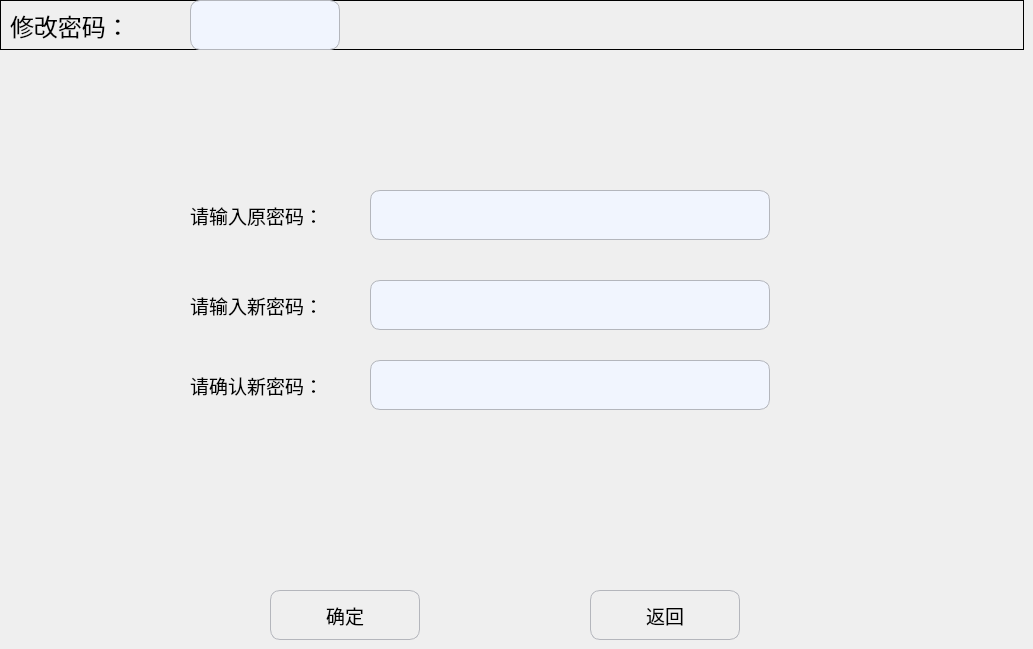
   <widget class="QWidget" name="page_5">
    <widget class="QPushButton" name="Btn_modPasswordBack">
     <property name="geometry">
      <rect>
       <x>590</x>
       <y>590</y>
       <width>150</width>
       <height>50</height>
      </rect>
     </property>
     <property name="minimumSize">
      <size>
       <width>150</width>
       <height>50</height>
      </size>
     </property>
     <property name="maximumSize">
      <size>
       <width>150</width>
       <height>50</height>
      </size>
     </property>
     <property name="font">
      <font>
       <pointsize>14</pointsize>
      </font>
     </property>
     <property name="styleSheet">
      <string notr="true">QPushButton
{
    border-style:solid; /*边框风格*/
    border-width:1px;/*边框宽度*/
    border-color:#B4B6BC; /*边框颜色*/
    border-radius:10px; /*边框倒角*/
}
QPushButton:pressed
{
    border-style:outset; /*边框风格*/
    background-color:qlineargradient(x1: 0, y1: 0, x2: 0, y2: 1, stop:0 #00befa, stop: 1 #0160ea);/*背景色*/
    border-width:1px;/*边框宽度*/
    border-color:#0055ff; /*边框颜色*/
    border-radius:10px; /*边框倒角*/
}</string>
     </property>
     <property name="text">
      <string>返回</string>
     </property>
     <property name="icon">
      <iconset resource="../resource.qrc">
       <normaloff>:/SetPage/setpage_images/back.png</normaloff>:/SetPage/setpage_images/back.png</iconset>
     </property>
     <property name="iconSize">
      <size>
       <width>40</width>
       <height>40</height>
      </size>
     </property>
    </widget>
    <widget class="QPushButton" name="Btn_modPasswordOk">
     <property name="geometry">
      <rect>
       <x>270</x>
       <y>590</y>
       <width>150</width>
       <height>50</height>
      </rect>
     </property>
     <property name="minimumSize">
      <size>
       <width>150</width>
       <height>50</height>
      </size>
     </property>
     <property name="maximumSize">
      <size>
       <width>150</width>
       <height>50</height>
      </size>
     </property>
     <property name="font">
      <font>
       <pointsize>14</pointsize>
      </font>
     </property>
     <property name="styleSheet">
      <string notr="true">QPushButton
{
    border-style:solid; /*边框风格*/
    border-width:1px;/*边框宽度*/
    border-color:#B4B6BC; /*边框颜色*/
    border-radius:10px; /*边框倒角*/
}
QPushButton:pressed
{
    border-style:outset; /*边框风格*/
    background-color:qlineargradient(x1: 0, y1: 0, x2: 0, y2: 1, stop:0 #00befa, stop: 1 #0160ea);/*背景色*/
    border-width:1px;/*边框宽度*/
    border-color:#0055ff; /*边框颜色*/
    border-radius:10px; /*边框倒角*/
}</string>
     </property>
     <property name="text">
      <string>确定</string>
     </property>
     <property name="icon">
      <iconset resource="../resource.qrc">
       <normaloff>:/SetPage/setpage_images/ok.png</normaloff>:/SetPage/setpage_images/ok.png</iconset>
     </property>
     <property name="iconSize">
      <size>
       <width>50</width>
       <height>50</height>
      </size>
     </property>
    </widget>
    <widget class="QLineEdit" name="Edit_oldPassword">
     <property name="geometry">
      <rect>
       <x>370</x>
       <y>190</y>
       <width>400</width>
       <height>50</height>
      </rect>
     </property>
     <property name="minimumSize">
      <size>
       <width>400</width>
       <height>50</height>
      </size>
     </property>
     <property name="maximumSize">
      <size>
       <width>400</width>
       <height>50</height>
      </size>
     </property>
     <property name="font">
      <font>
       <pointsize>14</pointsize>
      </font>
     </property>
     <property name="styleSheet">
      <string notr="true">QLineEdit
{
    background-color:#F1F5FE;
    border-style:solid; /*边框风格*/
    border-width:1px;/*边框宽度*/
    border-color:#B4B6BC; /*边框颜色*/
    border-radius:10px; /*边框倒角*/
}</string>
     </property>
     <property name="echoMode">
      <enum>QLineEdit::Password</enum>
     </property>
    </widget>
    <widget class="QLineEdit" name="Edit_newPassword">
     <property name="geometry">
      <rect>
       <x>370</x>
       <y>280</y>
       <width>400</width>
       <height>50</height>
      </rect>
     </property>
     <property name="minimumSize">
      <size>
       <width>400</width>
       <height>50</height>
      </size>
     </property>
     <property name="maximumSize">
      <size>
       <width>400</width>
       <height>50</height>
      </size>
     </property>
     <property name="font">
      <font>
       <pointsize>14</pointsize>
      </font>
     </property>
     <property name="styleSheet">
      <string notr="true">QLineEdit
{
    background-color:#F1F5FE;
    border-style:solid; /*边框风格*/
    border-width:1px;/*边框宽度*/
    border-color:#B4B6BC; /*边框颜色*/
    border-radius:10px; /*边框倒角*/
}</string>
     </property>
     <property name="echoMode">
      <enum>QLineEdit::Password</enum>
     </property>
    </widget>
    <widget class="QLabel" name="label_23">
     <property name="geometry">
      <rect>
       <x>190</x>
       <y>200</y>
       <width>161</width>
       <height>31</height>
      </rect>
     </property>
     <property name="font">
      <font>
       <pointsize>14</pointsize>
      </font>
     </property>
     <property name="text">
      <string>请输入原密码：</string>
     </property>
    </widget>
    <widget class="QGroupBox" name="groupBox_4">
     <property name="geometry">
      <rect>
       <x>0</x>
       <y>0</y>
       <width>1024</width>
       <height>50</height>
      </rect>
     </property>
     <property name="minimumSize">
      <size>
       <width>1024</width>
       <height>50</height>
      </size>
     </property>
     <property name="maximumSize">
      <size>
       <width>1024</width>
       <height>50</height>
      </size>
     </property>
     <property name="styleSheet">
      <string notr="true">QGroupBox{
	border:  1px solid black;
}</string>
     </property>
     <property name="title">
      <string/>
     </property>
     <widget class="QLabel" name="label_24">
      <property name="geometry">
       <rect>
        <x>10</x>
        <y>10</y>
        <width>171</width>
        <height>31</height>
       </rect>
      </property>
      <property name="font">
       <font>
        <pointsize>18</pointsize>
       </font>
      </property>
      <property name="text">
       <string>修改密码：</string>
      </property>
     </widget>
     <widget class="QPushButton" name="Btn_adminAuthority">
      <property name="geometry">
       <rect>
        <x>190</x>
        <y>0</y>
        <width>150</width>
        <height>50</height>
       </rect>
      </property>
      <property name="minimumSize">
       <size>
        <width>150</width>
        <height>50</height>
       </size>
      </property>
      <property name="maximumSize">
       <size>
        <width>150</width>
        <height>50</height>
       </size>
      </property>
      <property name="font">
       <font>
        <pointsize>14</pointsize>
       </font>
      </property>
      <property name="styleSheet">
       <string notr="true">QPushButton
{
    background-color:#F1F5FE;
    border-style:solid; /*边框风格*/
    border-width:1px;/*边框宽度*/
    border-color:#B4B6BC; /*边框颜色*/
    border-radius:10px; /*边框倒角*/
}
QPushButton:pressed
{
    border-style:outset; /*边框风格*/
    background-color:qlineargradient(x1: 0, y1: 0, x2: 0, y2: 1, stop:0 #00befa, stop: 1 #0160ea);/*背景色*/
    border-width:1px;/*边框宽度*/
    border-color:#0055ff; /*边框颜色*/
    border-radius:10px; /*边框倒角*/
}</string>
      </property>
      <property name="text">
       <string/>
      </property>
      <property name="iconSize">
       <size>
        <width>50</width>
        <height>50</height>
       </size>
      </property>
     </widget>
    </widget>
    <widget class="QLabel" name="label_25">
     <property name="geometry">
      <rect>
       <x>190</x>
       <y>290</y>
       <width>161</width>
       <height>31</height>
      </rect>
     </property>
     <property name="font">
      <font>
       <pointsize>14</pointsize>
      </font>
     </property>
     <property name="text">
      <string>请输入新密码：</string>
     </property>
    </widget>
    <widget class="QLabel" name="label_26">
     <property name="geometry">
      <rect>
       <x>190</x>
       <y>370</y>
       <width>161</width>
       <height>31</height>
      </rect>
     </property>
     <property name="font">
      <font>
       <pointsize>14</pointsize>
      </font>
     </property>
     <property name="text">
      <string>请确认新密码：</string>
     </property>
    </widget>
    <widget class="QLineEdit" name="Edit_renewPassword">
     <property name="geometry">
      <rect>
       <x>370</x>
       <y>360</y>
       <width>400</width>
       <height>50</height>
      </rect>
     </property>
     <property name="minimumSize">
      <size>
       <width>400</width>
       <height>50</height>
      </size>
     </property>
     <property name="maximumSize">
      <size>
       <width>400</width>
       <height>50</height>
      </size>
     </property>
     <property name="font">
      <font>
       <pointsize>14</pointsize>
      </font>
     </property>
     <property name="styleSheet">
      <string notr="true">QLineEdit
{
    background-color:#F1F5FE;
    border-style:solid; /*边框风格*/
    border-width:1px;/*边框宽度*/
    border-color:#B4B6BC; /*边框颜色*/
    border-radius:10px; /*边框倒角*/
}</string>
     </property>
     <property name="echoMode">
      <enum>QLineEdit::Password</enum>
     </property>
    </widget>
   </widget>
